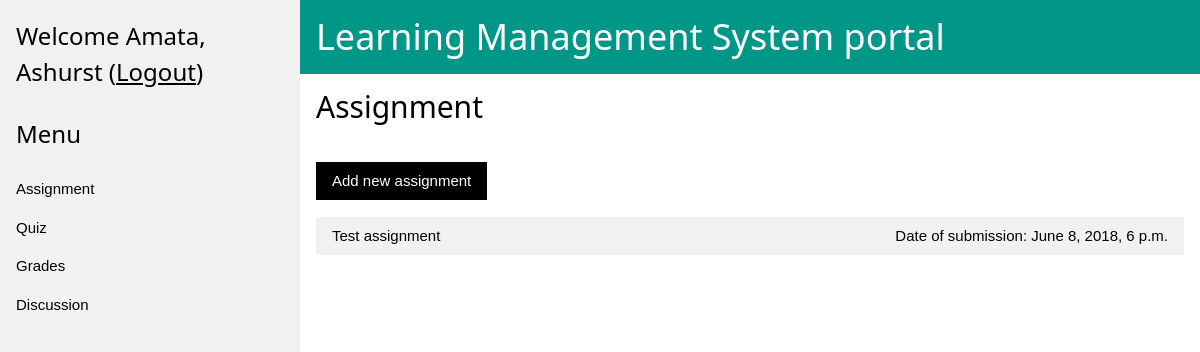
Page /classroom/instructor/assignments/ (signed in) on the earlier database version.
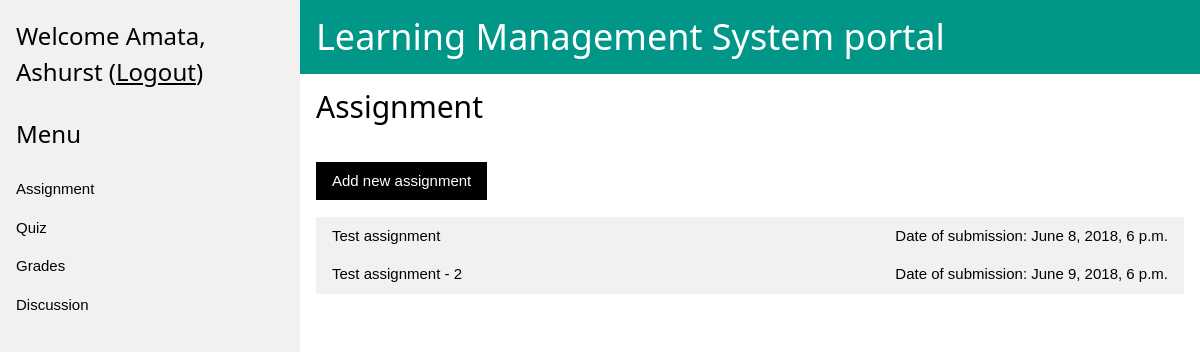
Same page on the later database version.
### classroom/models.py (models this page shows, shortened)
class QuizOrAssignment(models.Model):
    owner = models.ForeignKey(settings.AUTH_USER_MODEL, on_delete=models.CASCADE)
    name = models.CharField(max_length=255, unique=True)
    course = models.ForeignKey(Course, on_delete=models.CASCADE)
    date_of_submission = models.DateTimeField(help_text='Date and time of submission')
    is_assignment = models.BooleanField(default=False)
    def get_absolute_url(self):
        return reverse('classroom:instructor_add_choice', kwargs={'choice':'quiz', 'pk': self.pk })
    class Meta:
        permissions = (
            ('modify_quiz_or_assignment', 'Modify quiz or assignment'),
        )

### classroom/views/instructor.py (the view, shortened to what this page needs)
class ChoiceList(TestInstructor, ListView):
    def get(self, request, *args, **kwargs):
        context = get_context_variables(self.kwargs['choice'], self.request.user)
        return self.render_to_response(context)
    def get_template_names(self):
        template = {
            'quizzes'    : r'classroom/instructor/quizzes.html',
            'assignments': r'classroom/instructor/assignments.html',
            'grades'     : r'classroom/instructor/grades.html',
            'discussions': r'classroom/instructor/discussions.html',
            }[self.kwargs['choice']]
        return [template]

### classroom/models.py (called while the page is built)
    def __str__(self):
        return self.text

### classroom/views/instructor.py (called while the page is built)
    def test_func(self):
        if not self.request.user.is_authenticated:
            raise PermissionDenied
        if not self.request.user.groups.filter(name='Instructor Role').exists():
            raise PermissionDenied
        return self.dispatch

### classroom/templates/classroom/instructor/assignments.html (shortened to what this page needs)
{% extends "classroom/instructor_base.html" %}
{% load static %}
{% block choice %}
    Assignment
{% endblock choice %}
{% block add_button %}
<button id="js-add-new-choice-btn" class="w3-button w3-black" data-href="{% url 'classroom:instructor_add' choice='assignment' %}">Add new assignment</button>
{% endblock add_button %}
{% block content %}
    <div class="w3-section w3-container">
      {% for assignment in assignments %}
      <button onclick="accordionFunction('assignment-accordion-{{ forloop.counter }}')" class="w3-button w3-block w3-light-grey w3-left-align">{{ assignment.name }} <span class="w3-right">Date of submission: {{ assignment.date_of_submission }}</span></button>
      {% empty %}
      <button onclick="accordionFunction('Demo1')" class="w3-button w3-block w3-grey w3-left-align">No Assignment</button>
      <div id="Demo1" class="w3-hide w3-animate-zoom">
        <a href="#" class="w3-button w3-block w3-left-align">No Question(s)</a>
      </div>
      {% endfor %}
    </div>
{% endblock content %}

Differences in the rows shown:
added QuizOrAssignment: name "Test assignment - 2", date_of_submission "June 9, 2018, 6 p.m."
